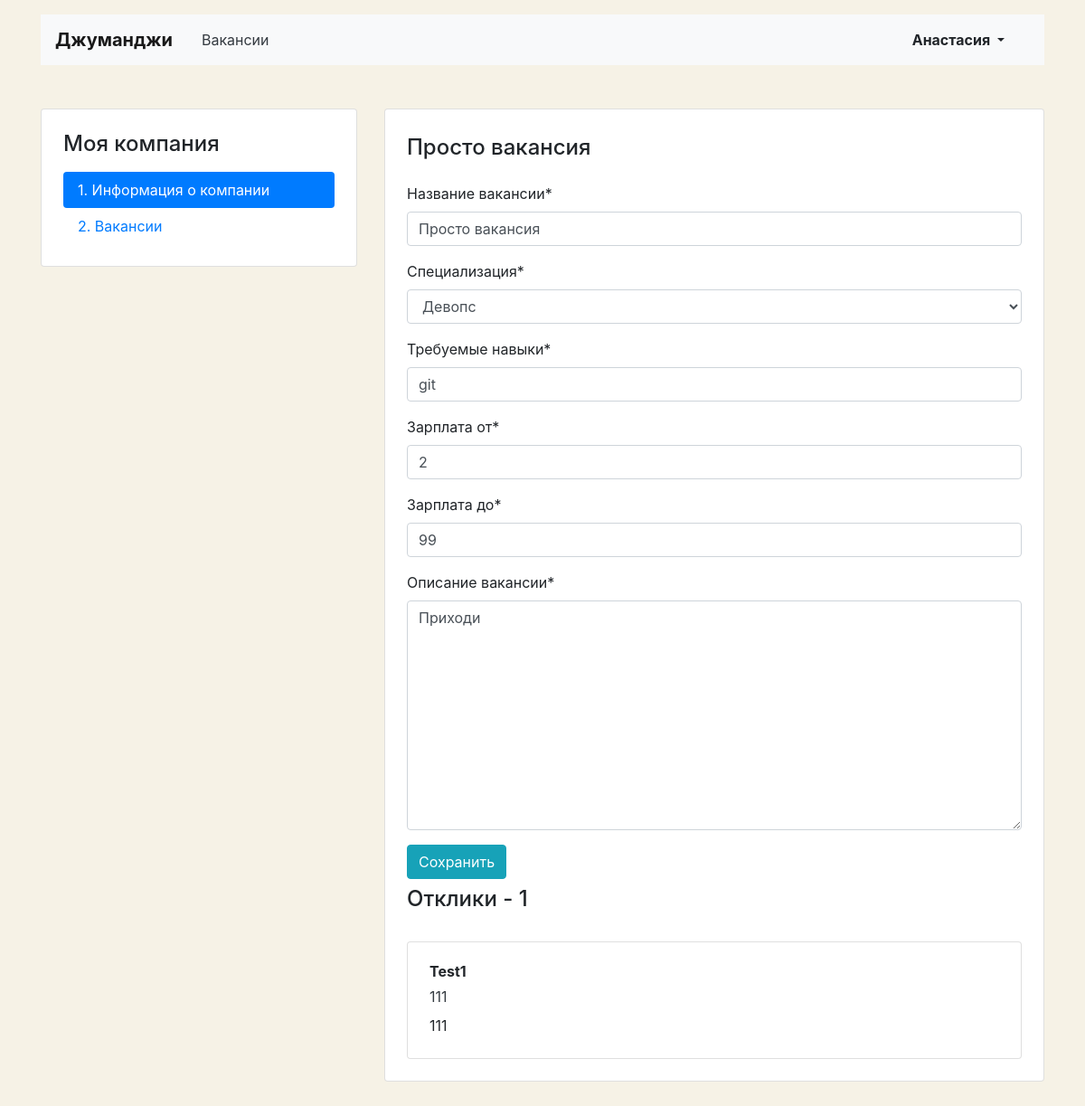
Page /mycompany/vacancies/13 (signed in) on the earlier database version.
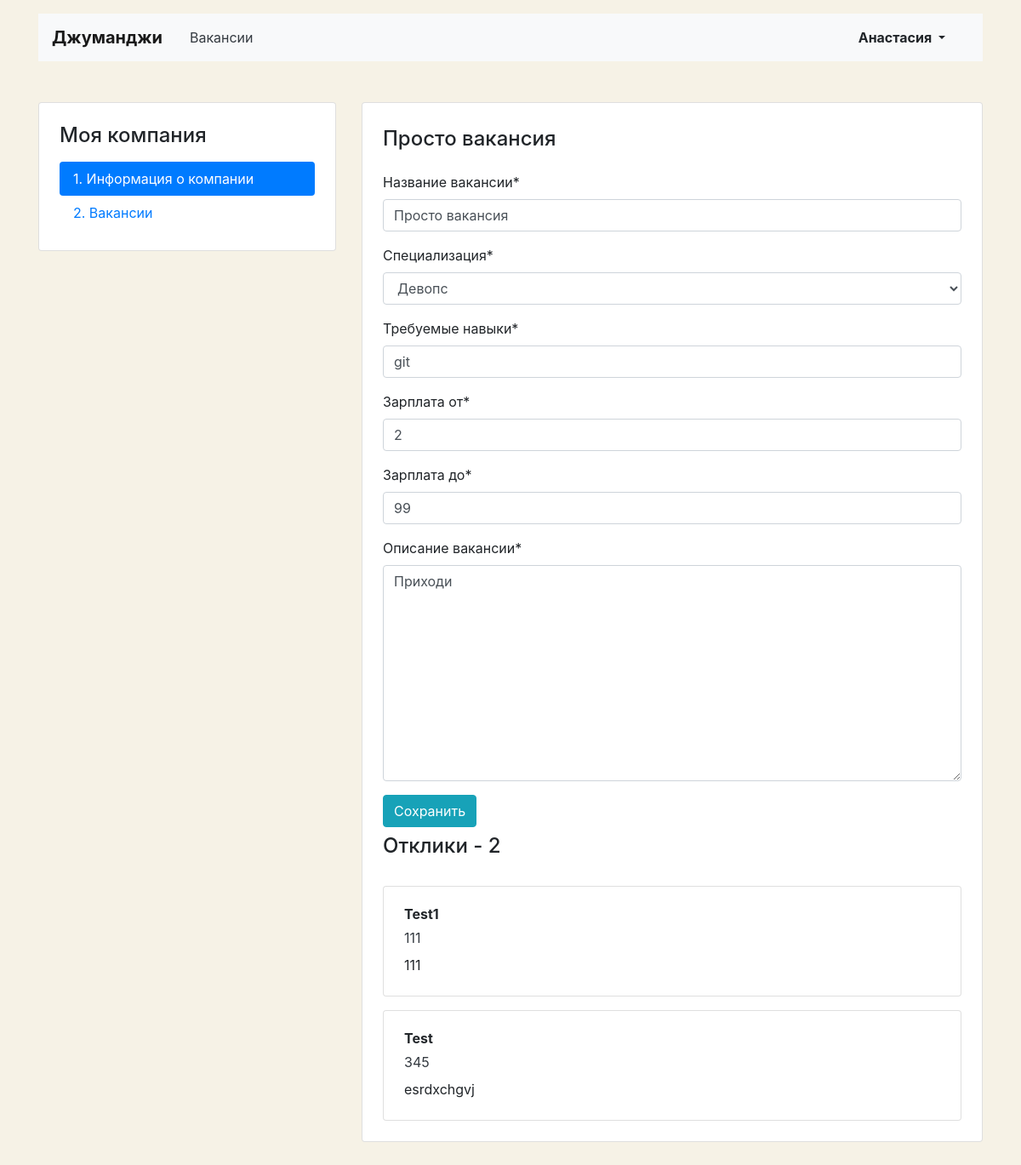
Same page on the later database version.
### vacancy/models.py (models this page shows, shortened)
class Application(models.Model):
    written_username = models.CharField(max_length=120)
    written_phone = models.IntegerField()
    written_cover_letter = models.TextField()
    vacancy = models.ForeignKey(Vacancy, on_delete=models.CASCADE, related_name='applications')
    user = models.ForeignKey(User, on_delete=models.CASCADE, related_name='applications')

### vacancy/views.py (the view, shortened to what this page needs)
# urls.py: path('mycompany/vacancies/<int:vacancy_pk>', MyVacancyView.as_view(), name='my_vacancy'),
class MyVacancyView(LoginRequiredMixin, View):
    def get(self, request, vacancy_pk):
        company = Company.objects.filter(owner=request.user.id).first()
        if company:
            vacancy = get_object_or_404(Vacancy, company__owner=request.user.id, id=vacancy_pk)
            count_application = Application.objects.filter(vacancy=vacancy_pk).count()
            applications = Application.objects.filter(vacancy=vacancy_pk)
            return render(request, 'my_vacancy.html', context={
                'form': MyVacanciesForm(instance=vacancy),
                'vacancy_pk': vacancy_pk,
                'count_application': count_application,
                'applications': applications,
                'vacancy': vacancy,
            })
        return redirect('company_lets_start')

### vacancy/forms.py
class MyVacanciesForm(forms.ModelForm):
    class Meta:
        model = Vacancy
        fields = ('title', 'specialty', 'skills', 'salary_min', 'salary_max', 'description')
        labels = {
            'title': 'Название вакансии',
            'specialty':  'Специализация',
            'skills': 'Требуемые навыки',
            'salary_min': 'Зарплата от',
            'salary_max': 'Зарплата до',
            'description': 'Описание вакансии',
        }

### vacancy/models.py (called while the page is built)
    def __str__(self):
        return f'{self.title}'

### vacancy/templates/my_vacancy.html (shortened to what this page needs)
{% extends 'base.html' %}
{% block container %}
  <main class="container mt-3 pb-5">
    <div class="row mt-5">
      <div class="col-12 col-lg-4">
        <aside class="pt-3 pb-4 px-4 mb-5 card">
          <h1 class="h4 pt-2 pb-2">Моя компания</h1>
          <div class="nav flex-column nav-pills">
            <a class="nav-link active" href="{% url 'my_company' %}">1. Информация о&nbsp;компании</a>
            <a class="nav-link" href="{% url 'my_vacancies' %}">2. Вакансии</a>
          </div>
        </aside>
      </div>
      <div class="col-12 col-lg-8">
        <div class="card">
          <div class="card-body px-4 pb-4 tab-content">
            <section>
              <h2 class="h4 pt-2 pb-3">{{vacancy.title}}</h2>
                {% load crispy_forms_tags %}
                <form method="post">{% csrf_token %}
                    {{ form|crispy }}
                    <button type="submit" class="btn btn-info">Сохранить</button>
                </form>
              <h2 class="h4 pt-2 pb-3">Отклики - {{count_application}}</h2>
              {% for application in applications %}
              <div class="card mt-3">
                <div class="card-body px-4">
                  <p class="mb-1 font-weight-bold">{{ application.written_username }}</p>
                  <p class="mb-2"><a href="tel:+79002842324" class="text-dark">{{ application.written_phone }}</a></p>
                  <p class="mb-1">{{ application.written_cover_letter }}</p>
                </div>
              </div>
              {% endfor %}
            </section>
          </div>
        </div>
      </div>
    </div>
  </main>
{% endblock %}

Differences in the rows shown:
added Application: written_username "Test", written_phone "345", written_cover_letter "esrdxchgvj"
Other differences:
{{ count_application }}: "1" → "2"
